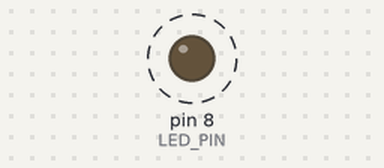
Bench run of a sketch on a simulated Arduino Uno, built with avr-gcc and run on an emulated ATmega328P. On the bench: output pins drawn as LEDs (lit = HIGH). Dashed ring = blinking.

Above: at 0.5 s.
Timing chart, 0 to 4.6 s (numbered marks = the images above):
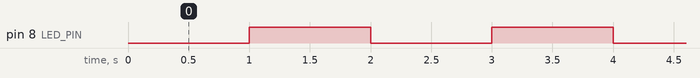

The sketch:

LEDwmillis.ino
```cpp
/*
  Assignment 2B
  LED Blinking Using Non-Blocking millis()

  LED Connection:
  LED anode -> Arduino D8 through 220-330 ohm resistor
  LED cathode -> GND

  Purpose:
  To blink an LED without blocking the main loop().
*/

const int LED_PIN = 8;           // LED connected to digital pin 8

const unsigned long interval = 1000; // LED toggle interval = 1000 ms

unsigned long previousMillis = 0;    // Stores the previous toggle time

bool ledState = LOW;                 // Stores the current LED state

void setup()
{
  // Configure the LED pin as an output.
  pinMode(LED_PIN, OUTPUT);

  // Initially keep the LED OFF.
  digitalWrite(LED_PIN, ledState);
}

void loop()
{
  // Get the current elapsed time in milliseconds.
  unsigned long currentMillis = millis();

  // Check whether 1000 ms have passed since the last toggle.
  if (currentMillis - previousMillis >= interval)
  {
    // Save the current time as the new reference time.
    previousMillis = currentMillis;

    // Toggle the LED state.
    // LOW becomes HIGH and HIGH becomes LOW.
    ledState = !ledState;

    // Apply the new state to the LED.
    digitalWrite(LED_PIN, ledState);
  }

  // Other tasks can be performed here.
  // Unlike delay(), the program is not stopped while waiting.
}
```

Measured:
- by itself, pin 8 (LED_PIN): alternates HIGH for 1.0 s and LOW for 1.0 s
